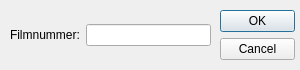
<?xml version="1.0" encoding="UTF-8"?>
<ui version="4.0">
 <class>apisFilmNumberSelectionDialog</class>
 <widget class="QDialog" name="apisFilmNumberSelectionDialog">
  <property name="windowModality">
   <enum>Qt::ApplicationModal</enum>
  </property>
  <property name="geometry">
   <rect>
    <x>0</x>
    <y>0</y>
    <width>300</width>
    <height>70</height>
   </rect>
  </property>
  <property name="focusPolicy">
   <enum>Qt::TabFocus</enum>
  </property>
  <property name="windowTitle">
   <string>Film Nummer Auswahl</string>
  </property>
  <property name="windowIcon">
   <iconset resource="resource.qrc">
    <normaloff>:/plugins/APIS/icons/apis.png</normaloff>:/plugins/APIS/icons/apis.png</iconset>
  </property>
  <property name="modal">
   <bool>true</bool>
  </property>
  <widget class="QDialogButtonBox" name="uiButtonBox">
   <property name="geometry">
    <rect>
     <x>220</x>
     <y>10</y>
     <width>75</width>
     <height>52</height>
    </rect>
   </property>
   <property name="focusPolicy">
    <enum>Qt::NoFocus</enum>
   </property>
   <property name="orientation">
    <enum>Qt::Vertical</enum>
   </property>
   <property name="standardButtons">
    <set>QDialogButtonBox::Cancel|QDialogButtonBox::Ok</set>
   </property>
  </widget>
  <widget class="QWidget" name="gridLayoutWidget">
   <property name="geometry">
    <rect>
     <x>10</x>
     <y>10</y>
     <width>201</width>
     <height>51</height>
    </rect>
   </property>
   <layout class="QGridLayout" name="gridLayout">
    <item row="0" column="1">
     <widget class="QLineEdit" name="uiFilmNumberEdit">
      <property name="maxLength">
       <number>10</number>
      </property>
     </widget>
    </item>
    <item row="0" column="0">
     <widget class="QLabel" name="uiFilmNumberLbl">
      <property name="text">
       <string>Filmnummer:</string>
      </property>
     </widget>
    </item>
   </layout>
  </widget>
 </widget>
 <tabstops>
  <tabstop>uiFilmNumberEdit</tabstop>
  <tabstop>uiButtonBox</tabstop>
 </tabstops>
 <resources>
  <include location="resource.qrc"/>
 </resources>
 <connections>
  <connection>
   <sender>uiButtonBox</sender>
   <signal>accepted()</signal>
   <receiver>apisFilmNumberSelectionDialog</receiver>
   <slot>accept()</slot>
   <hints>
    <hint type="sourcelabel">
     <x>220</x>
     <y>61</y>
    </hint>
    <hint type="destinationlabel">
     <x>157</x>
     <y>69</y>
    </hint>
   </hints>
  </connection>
  <connection>
   <sender>uiButtonBox</sender>
   <signal>rejected()</signal>
   <receiver>apisFilmNumberSelectionDialog</receiver>
   <slot>reject()</slot>
   <hints>
    <hint type="sourcelabel">
     <x>246</x>
     <y>61</y>
    </hint>
    <hint type="destinationlabel">
     <x>286</x>
     <y>69</y>
    </hint>
   </hints>
  </connection>
 </connections>
</ui>
